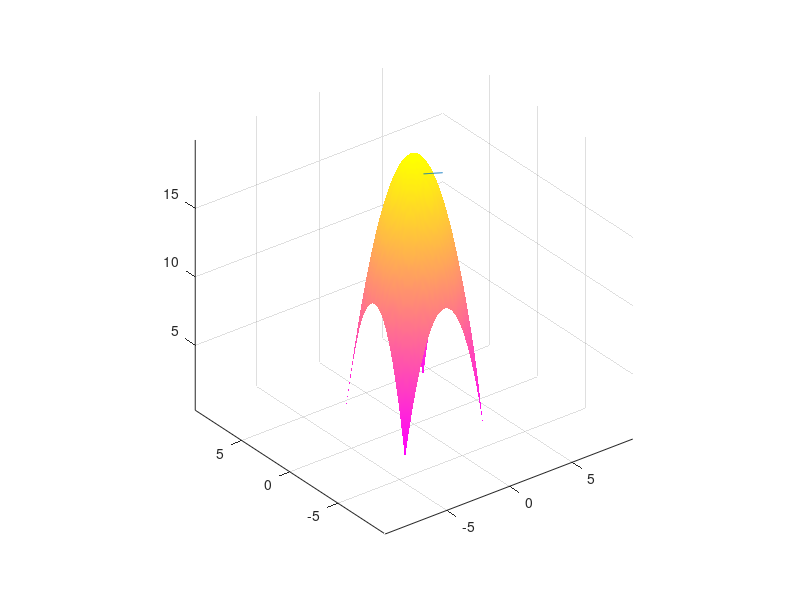

Reproduce this figure in MATLAB.
##x = -pi:0.1:pi;
##y = -pi:0.1:pi;
##
##[X, Y] = meshgrid(x, y);
##z = 20 - X.^2 - Y.^2;
##
##[u, v, w] = surfnorm(X, Y, z/10);
##hold on;
##h = quiver3(X, Y, z, u, v, w);
##set (h, "maxheadsize", 0.25);
##hold off;

x = -pi:0.1:pi;
y = -pi:0.1:pi;
[X, Y] = meshgrid(x, y);
z = 20 - X.^2 - Y.^2;

surf(X, Y, z)

colormap("spring")
shading interp
axis equal

x0 = 0;
y0 = -1;


z0 = 20 - x0^2 - y0^2;

h = 10^(-10);

dx = ((x0 + h)^2 - x0^2)/h;
dy = ((y0 + h)^2 - y0^2)/h;
dz = ((z0 + h) - z0)/h;

t = -1:0.03:1;
ax = dx*t + x0;
ay = dy*t + y0;
az = dz*t + z0;

hold on
plot3(ax, ay, az)
hold off



##[dx, dy] = gradient(x, y);
## nx = -dx;
## ny = -dy;
## nz = ones(size(dx));
## mag = sqrt(nx.^2 + ny.^2 + nz.^2);
## nx = nx ./ mag;
## ny = ny ./ mag;
## nz = nz ./ mag;

##quiver3(X, Y, z, nx, ny, nz);

##x = -pi:0.1:pi;
##y = -pi:0.1:pi;
##x0 = 0;
##y0 = -1;
##h = 10^(-9)
##
##
####z = 20 - X.^2-Y.^2;
##
####f = z - 20 + X.^2 + Y.^2;
##z0 = 20 - x0^2 - y0^2;
##dx = ((20 - (x0+h)^2-y0^2 - z0) - (20 - x0^2 - y0^2 - z0));
##dy = ((20 - x0^2-(y0+h)^2 - z0) - (20 - x0^2 - y0^2 - z0));
##dx = ((20 - x0^2 - y0^2 - (z0+h)) - (20 - x0^2 - y0^2 - z0));
##
##diffX = lim(dx/h, h, 0);
##diffY = lim(dy/h, h, 0);
##diffZ = lim(dz/h, h, 0);
##
##
##
##surf(diffX, diffY, diffZ)
